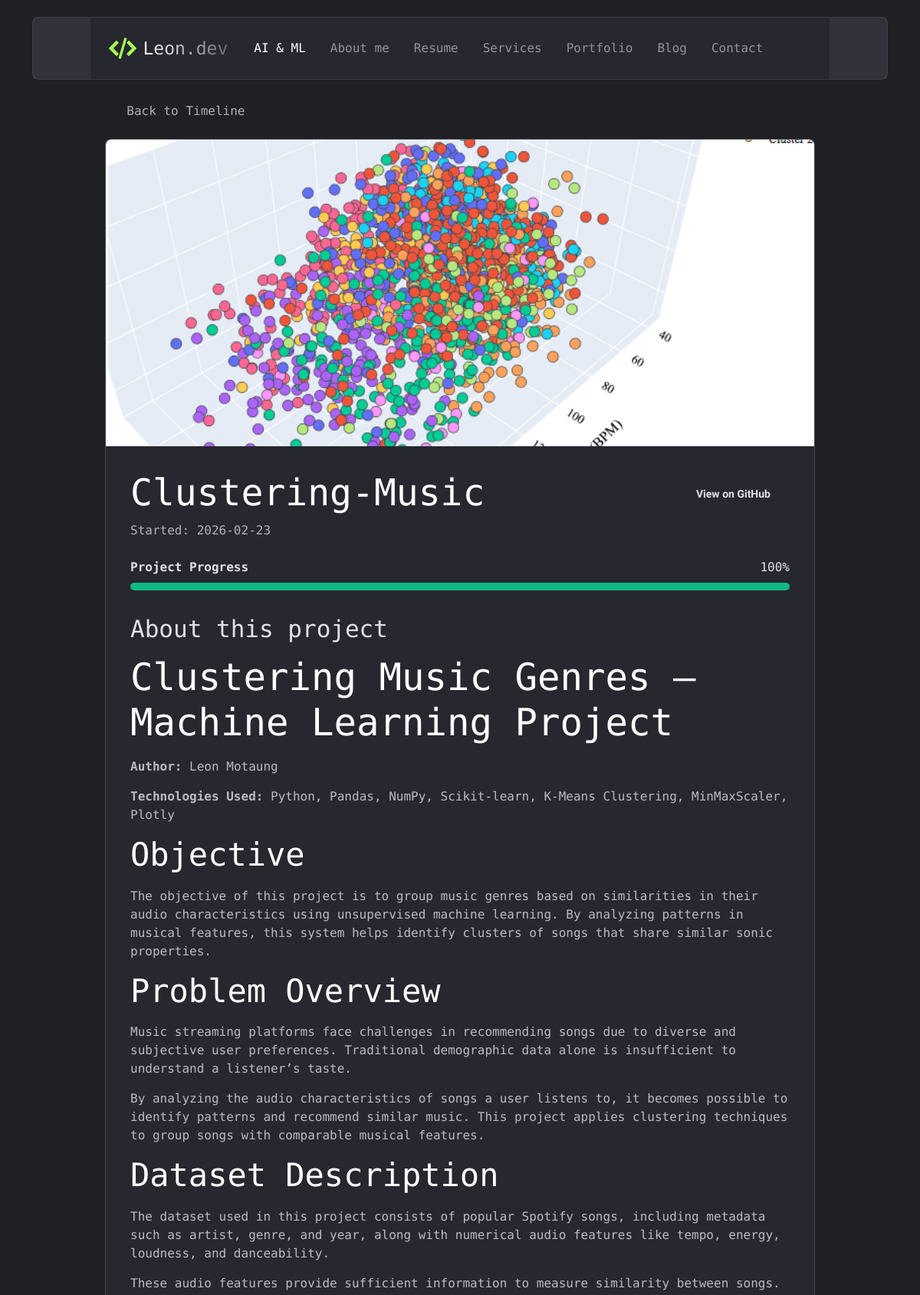
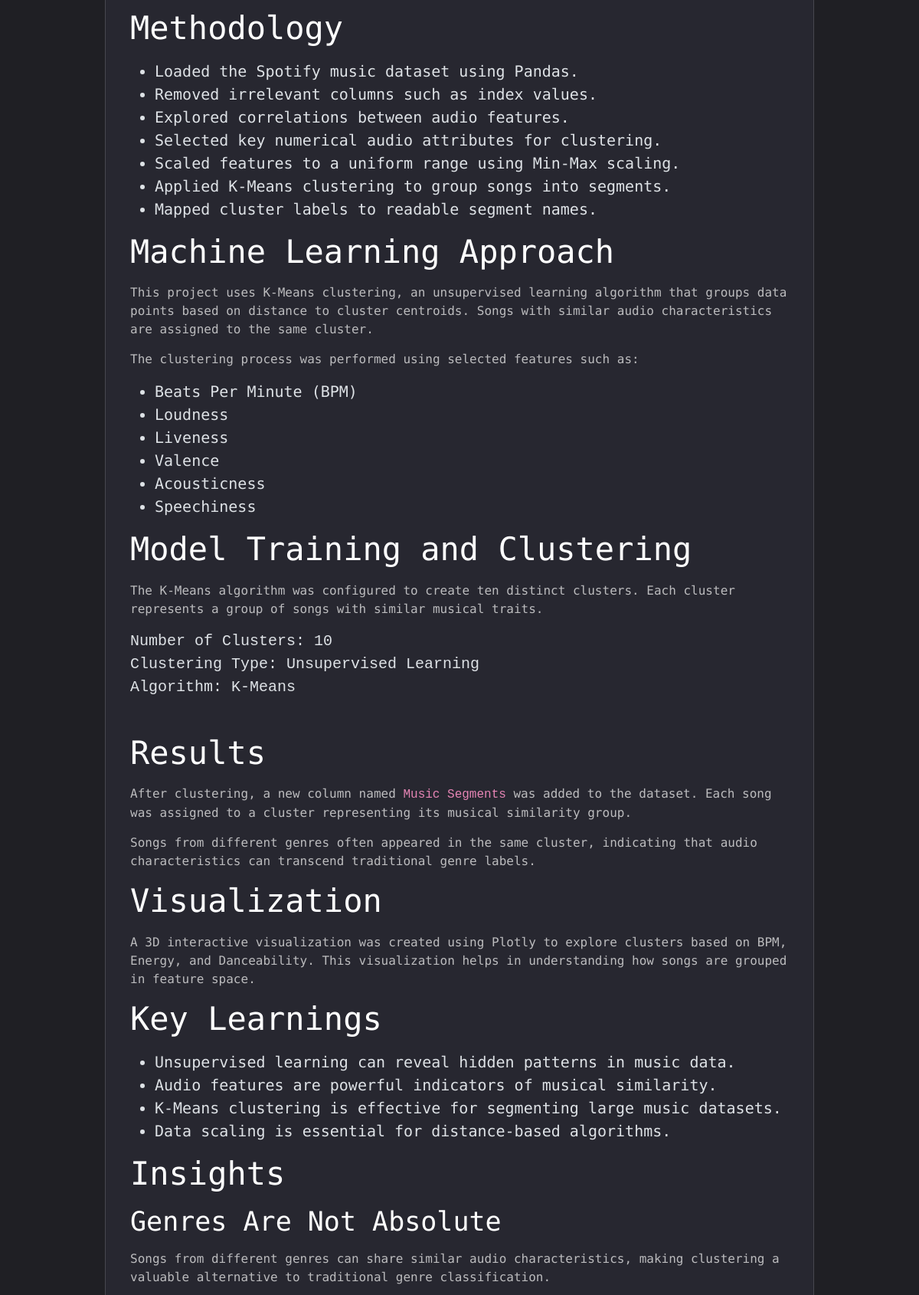
Screenshot of /ai-11 (upper part) with the database file from the repository (2 pictures, top to bottom).
### tables this page shows
CREATE TABLE ai_projects (
            id INTEGER PRIMARY KEY AUTOINCREMENT,
            title TEXT NOT NULL,
            github_url TEXT,
            description TEXT,
            image_url TEXT,
            progress INTEGER DEFAULT 0,
            created_at TEXT NOT NULL
        , detail_description TEXT, technologies TEXT);

### app.py (the view)
@app.route('/ai-<int:project_id>')
def ai_project_detail(project_id):
    conn = get_db_connection()
    project = conn.execute('SELECT * FROM ai_projects WHERE id = ?', (project_id,)).fetchone()
    conn.close()
    if not project:
        return render_template('404.html'), 404
    return render_template('ai_project.html', project=project)

### app.py (called while the page is built)
def get_db_connection():
    conn = sqlite3.connect(DB_PATH)
    conn.row_factory = sqlite3.Row
    return conn

def get_recent_posts(limit=3):
    conn = get_db_connection()
    rows = conn.execute('SELECT * FROM blog_posts ORDER BY created_at DESC LIMIT ?', (limit,)).fetchall()
    conn.close()
    return rows

@app.context_processor
def inject_recent_posts():
    try:
        posts = get_recent_posts(3)
    except Exception:
        posts = []
    return dict(recent_posts=posts)

### templates/ai_project.html (shortened to what this page needs)
<!doctype html>
<html lang="en" data-bs-theme="dark">
<head>
    <link rel="stylesheet" href="{{ url_for('static', filename='assets/css/vendors/bootstrap.min.css') }}" />
    <link rel="stylesheet" href="{{ url_for('static', filename='assets/css/vendors/swiper-bundle.min.css') }}" />
    <link rel="stylesheet" href="{{ url_for('static', filename='assets/css/vendors/aos.css') }}" />
    <link rel="stylesheet" href="{{ url_for('static', filename='assets/css/vendors/odometer.css') }}" />
    <link rel="stylesheet" href="{{ url_for('static', filename='assets/css/vendors/carouselTicker.css') }}" />
    <link rel="stylesheet" href="{{ url_for('static', filename='assets/css/vendors/magnific-popup.css') }}" />
    <link rel="stylesheet" href="{{ url_for('static', filename='assets/fonts/remixicon/remixicon.css') }}" />
    <link rel="stylesheet" href="{{ url_for('static', filename='assets/fonts/satoshi/satoshi.css') }}" />
    <link rel="stylesheet" href="{{ url_for('static', filename='assets/css/main.css') }}" />
    <link href="https://cdn.jsdelivr.net/npm/remixicon@3.5.0/fonts/remixicon.css" rel="stylesheet">
</head>
<body class="home-page-2">
    <header>
        <div class="container position-relative">
            <div class="position-relative">
                <nav class="navbar navbar-expand-lg navbar-home-2 flex-nowrap z-999 p-0 border border-1 rounded-3">
                    <a href="/"
                        class="navbar-menu p-4 text-center square-100 menu-tigger icon_80 icon-shape d-none d-md-flex"
                        data-bs-target=".offCanvas__info" aria-controls="offCanvas__info">
                        <i class="ri-menu-2-line"></i>
                    </a>
                    <div class="container py-3 px-4">
                        <a class="navbar-brand d-flex main-logo align-items-center" href="/">
                            <img src="{{ url_for('static', filename='assets/imgs/home-page-2/template/favicon.svg') }}"
                                alt="leon motaung" />
                            <span class="fs-4 ms-2">Leon.dev</span>
                        </a>
                        <div class="d-none d-lg-flex">
                            <div class="collapse navbar-collapse" id="navbarSupportedContent">
                                <ul class="navbar-nav me-auto mb-2 mb-lg-0">
                                    <li class="nav-item">
                                        <a class="nav-link active" href="/ai">AI & ML</a>
                                    </li>
                                    <li class="nav-item">
                                        <a class="nav-link" href="/#about">About me</a>
                                    </li>
                                    <li class="nav-item">
                                        <a class="nav-link" href="/#resume">Resume</a>
                                    </li>
                                    <li class="nav-item">
                                        <a class="nav-link" href="/#services">Services</a>
                                    </li>
                                    <li class="nav-item">
                                        <a class="nav-link" href="/#portfolio">Portfolio</a>
                                    </li>
                                    <li class="nav-item">
                                        <a class="nav-link" href="/#blog">Blog</a>
                                    </li>
                                    <li class="nav-item">
                                        <a class="nav-link" href="/#contact">Contact</a>
                                    </li>
                                </ul>
                            </div>
                        </div>
                        <div class="navbar-social d-flex align-items-center pe-5 pe-lg-0 me-5 me-lg-0">
                            <div class="d-md-flex d-none gap-3">
                                <a href="https://www.linkedin.com/in/leonmotaung/">
                                    <i class="ri-linkedin-fill fs-18"></i>
                                </a>
                                <a href="https://github.com/LeonMotaung/">
                                    <i class="ri-github-fill fs-18"></i>
                                </a>
                            </div>
                        </div>
                    </div>
                    <div
                        class="dark-light-switcher pe-10 pe-lg-0 pe-0 ps-md-5 ps-0 ps-lg-4 pe-lg-4 d-flex justify-content-center align-items-center icon_80 @@classList">
                        <i class="ri-sun-fill text-warning"></i>
                    </div>
                </nav>
            </div>
        </div>
    </header>
    <main>
        <section class="section-hero-2 position-relative pt-130 pb-3">
            <div class="container">
                <div class="row justify-content-center">
                    <div class="col-lg-10">
                        <div class="mb-4">
                            <a href="/ai" class="text-decoration-none text-muted">
                                <i class="ri-arrow-left-line"></i> Back to Timeline
                            </a>
                        </div>
                        <div class="card bg-3 border-1 rounded-3 overflow-hidden">
                            {% if project.image_url %}
                            {% set images = project.image_url.split(',') %}
                            {% if images|length > 1 %}
                            <div class="swiper slider-two pb-4">
                                <div class="swiper-wrapper">
                                    {% for image in images %}
                                    <div class="swiper-slide">
                                        <div class="position-relative" style="height: 400px; overflow: hidden;">
                                            <img src="{{ image.strip() }}" alt="{{ project.title }}"
                                                class="w-100 h-100 object-fit-cover">
                                        </div>
                                    </div>
                                    {% endfor %}
                                </div>
                                <div class="swiper-pagination"></div>
                                <div class="swiper-button-next"></div>
                                <div class="swiper-button-prev"></div>
                            </div>
                            {% else %}
                            <div class="position-relative" style="height: 400px; overflow: hidden;">
                                <img src="{{ project.image_url }}" alt="{{ project.title }}"
                                    class="w-100 h-100 object-fit-cover">
                            </div>
                            {% endif %}
                            {% endif %}
                            <div class="card-body p-4 p-md-5">
                                <div class="d-flex justify-content-between align-items-start mb-4">
                                    <div>
                                        <h1 class="display-5 mb-2">{{ project.title }}</h1>
                                        <p class="text-muted mb-0">Started: {{ project.created_at[:10] }}</p>
                                    </div>
                                    {% if project.github_url %}
                                    <a href="{{ project.github_url }}" target="_blank" class="btn btn-outline-light">
                                        <i class="ri-github-fill"></i> View on GitHub
                                    </a>
                                    {% endif %}
                                </div>
                                {% if project.progress %}
                                <div class="mb-5">
                                    <div class="d-flex justify-content-between mb-2">
                                        <span class="fw-bold">Project Progress</span>
                                        <span>{{ project.progress }}%</span>
                                    </div>
                                    <div class="progress" style="height: 10px;">
                                        <div class="progress-bar bg-success" role="progressbar"
                                            style="width: {{ project.progress }}%"
                                            aria-valuenow="{{ project.progress }}" aria-valuemin="0"
                                            aria-valuemax="100"></div>
                                    </div>
                                </div>
                                {% endif %}
                                <div class="project-description">
                                    <h3 class="h4 mb-3">About this project</h3>
                                    <div class="lead">
                                        {% if project.detail_description %}
                                        {{ project.detail_description | safe }}
                                        {% else %}
                                        {{ project.description }}
                                        {% endif %}
                                    </div>
                                </div>
                            </div>
                        </div>
                    </div>
                </div>
            </div>
        </section>
    </main>
</body>
</html>

### rows the page displays
ai_projects: image_url (picture), title "Clustering-Music", created_at "2026-02-23", progress "100", detail_description "Clustering Music Genres – Machine Learning Project Author: Leon Motaung Technologies Used: Python, Pandas, NumPy, Scikit-learn, K-Means Clustering, MinMaxScaler, Plotly Objective The objective of this project is to group music genres based on similarities in their audio characteristics using unsupervised machine learning. By analyzing patterns in musical features, this system helps identify clusters of songs that share similar sonic properties. Problem Overview Music streaming platforms face challenges in recommending songs due to diverse and subjective user preferences. Traditional demographic data alone is insufficient to understand a listener’s taste. By analyzing the audio…"
